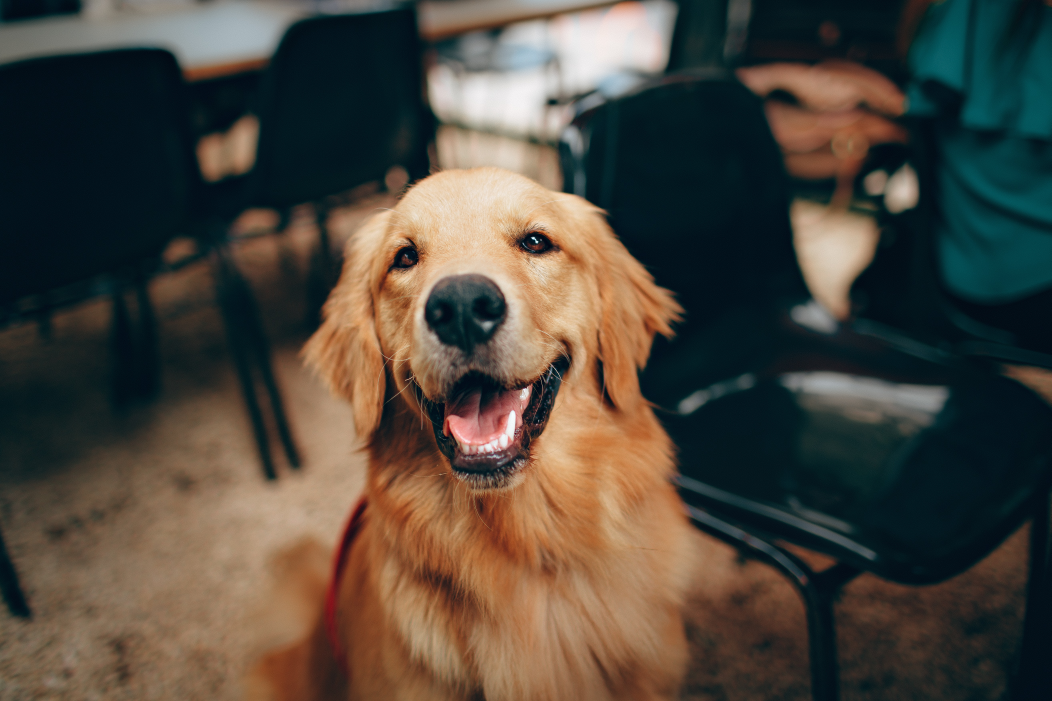
#> input picture LGMVIP-Task-1/dog.jpg, 5257 x 3505 px, found by its file name (shown at 1/5 size)
$ jupyter execute Image_to_pencil_sketch_with_python.ipynb   (shell and % lines are left out)
#> lines starting #> are read from the running program, lines starting #| are printed output that depends on the picture
# **LGMVIP Task 1 | Image to pencil sketch**

# Author: Ashutosh Gautam

[cell 1]
#Mount Google drive
from google.colab import drive
drive.mount('/content/drive')

[cell 2]
#Change the directory to the path where you have all your input files
%cd /content/drive/My Drive/LGMVIP-Task-1

#Below command shows you all thee files present in your current directory
#!ls

[cell 3]
#importing the library
from google.colab.patches import cv2_imshow
import cv2

# Adding the image

[cell 4]
#loading the respective image
my_image = cv2.imread("/content/drive/My Drive/LGMVIP-Task-1/dog.jpg")
#> my_image is the input picture: shape (3505, 5257, 3); mean B, G, R 62, 71.4, 78

scale = 20
width = int(my_image.shape[1] * scale / 100)
#> width = 1051
height = int(my_image.shape[0] * scale / 100)
#> height = 701
dimension = (width, height)
#> dimension = (1051, 701)

# resize image
resized = cv2.resize(my_image, dimension, interpolation = cv2.INTER_AREA)
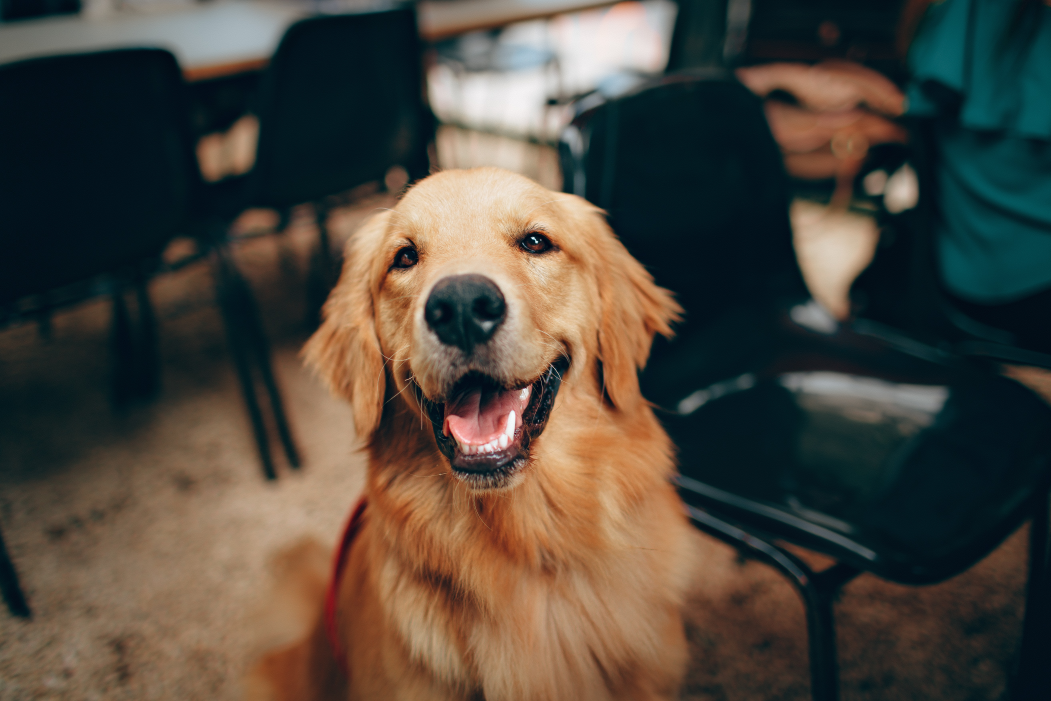
#> resized: shape (701, 1051, 3); mean B, G, R 62, 71.4, 78
cv2_imshow(resized)

[cell 5]
#conversion to gray scale image
image_in_gray = cv2.cvtColor(resized, cv2.COLOR_BGR2GRAY)
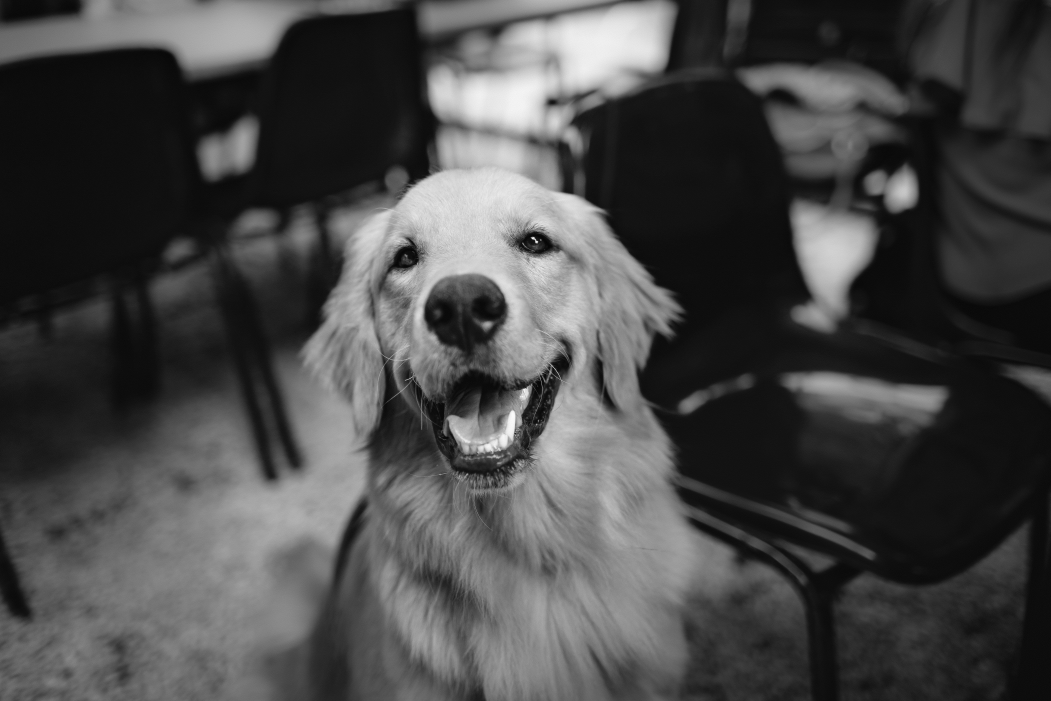
#> image_in_gray: shape (701, 1051); min 5, max 250, mean 72.3
cv2_imshow(image_in_gray)

[cell 6]
#inverting the grayscale image or transforming into negative using bitwise_not operator
image_invert = 255-image_in_gray
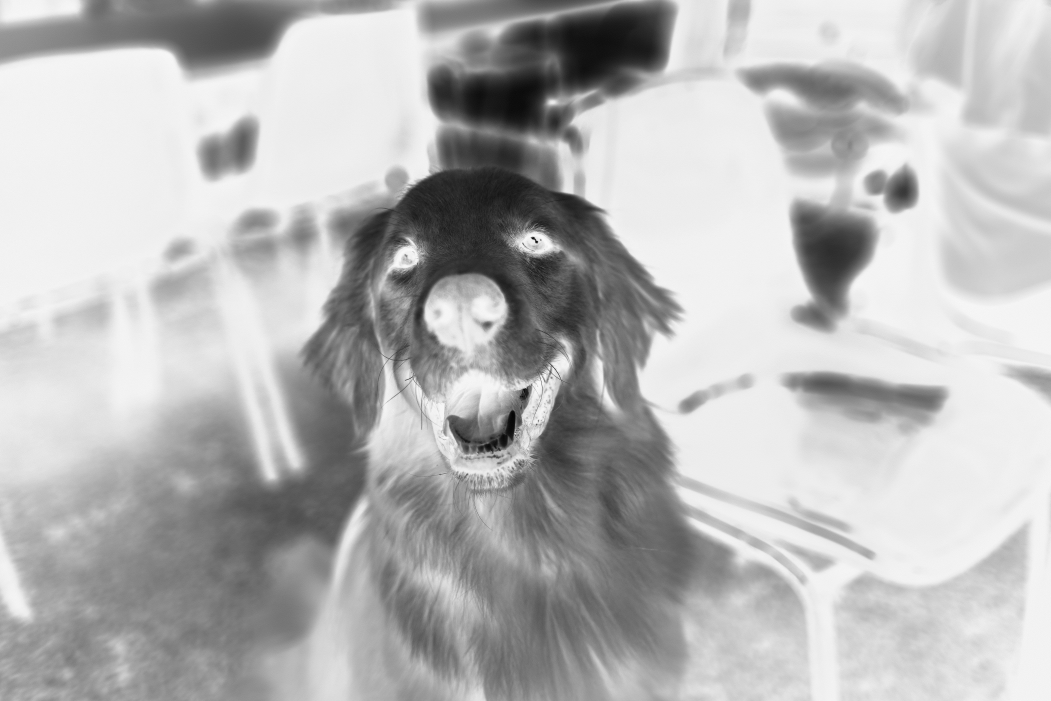
#> image_invert: shape (701, 1051); min 5, max 250, mean 182.7
cv2_imshow(image_invert)

[cell 7]
#blurring the image using gaussian function
blurred_image = cv2.GaussianBlur(image_invert, (21, 21), 0)
cv2_imshow(blurred_image)

[cell 8]
#inverting the blurred image
blurred_invert = 255-blurred_image
cv2_imshow(blurred_invert)

# Final Pencil Sketch

[cell 9]
#final sketch
final_sketch = cv2.divide(image_in_gray, blurred_invert, scale=240.0)
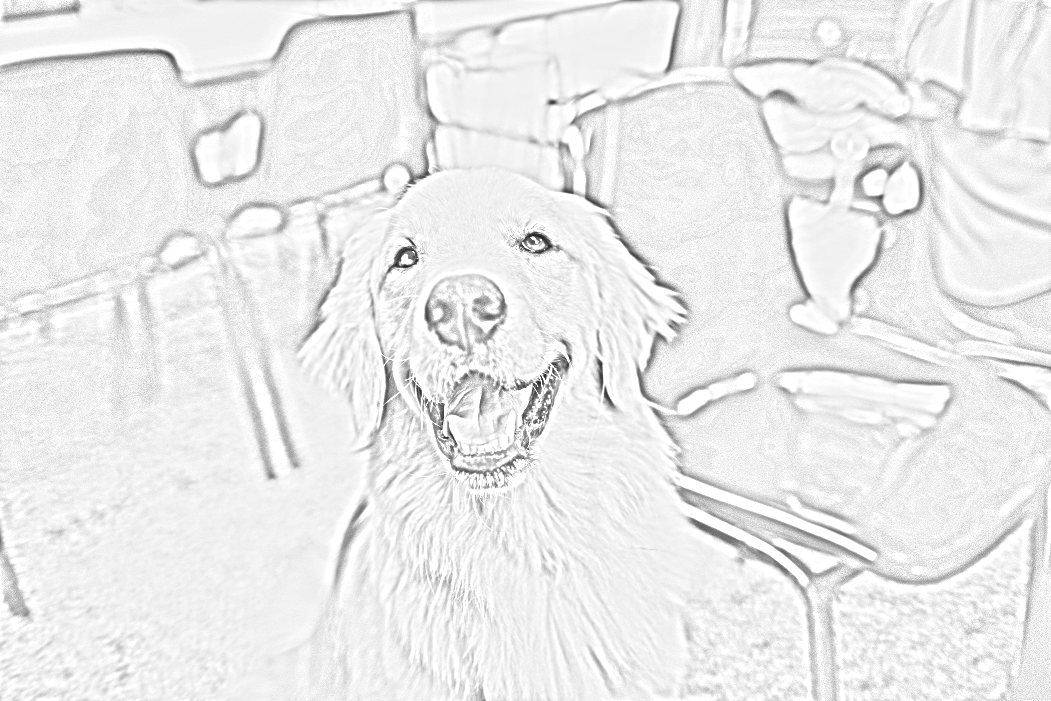
#> final_sketch: shape (701, 1051); min 26, max 255, mean 235.3
cv2_imshow(final_sketch)
